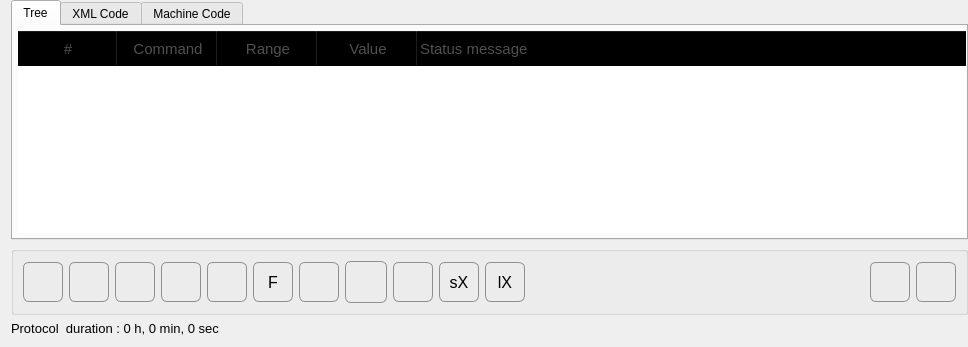
              <widget class="QWidget" name="page_2">
               <layout class="QVBoxLayout" name="verticalLayout_4">
                <property name="topMargin">
                 <number>0</number>
                </property>
                <property name="rightMargin">
                 <number>0</number>
                </property>
                <item>
                 <widget class="QTabWidget" name="tabWidget_editor">
                  <property name="sizePolicy">
                   <sizepolicy hsizetype="Expanding" vsizetype="Expanding">
                    <horstretch>0</horstretch>
                    <verstretch>0</verstretch>
                   </sizepolicy>
                  </property>
                  <property name="minimumSize">
                   <size>
                    <width>0</width>
                    <height>233</height>
                   </size>
                  </property>
                  <property name="styleSheet">
                   <string notr="true">QGroupBox { 
     border: 2px solid  rgb(250, 250, 250); ; 
     border-radius: 10px; 
    color: rgb( 250, 250, 250);
    background-color: rgb(250, 250, 250);

 } </string>
                  </property>
                  <property name="currentIndex">
                   <number>0</number>
                  </property>
                  <widget class="QWidget" name="tabWidgetPage_editorTree">
                   <attribute name="title">
                    <string>Tree</string>
                   </attribute>
                   <layout class="QGridLayout" name="gridLayout_20">
                    <property name="leftMargin">
                     <number>5</number>
                    </property>
                    <property name="topMargin">
                     <number>5</number>
                    </property>
                    <property name="rightMargin">
                     <number>0</number>
                    </property>
                    <property name="bottomMargin">
                     <number>5</number>
                    </property>
                    <item row="0" column="2">
                     <widget class="QTreeWidget" name="treeWidget_macroTable">
                      <property name="font">
                       <font>
                        <pointsize>11</pointsize>
                       </font>
                      </property>
                      <property name="accessibleDescription">
                       <string notr="true"/>
                      </property>
                      <property name="styleSheet">
                       <string notr="true">QTreeView {
    show-decoration-selected: 1;
	color: rgb(80, 80, 80);
}

QScrollBar::vertical {
	/*width: 40px;*/
}

QTreeView QHeaderView:section
{
    font-size:11pt;
    height:35px;
    color: rgb(80, 80, 80);
    background-color: transparent;
}

QTreeView::item {
    border-top-color: transparent;
    border-bottom-color: transparent;
    border-right: 1px solid #dddddd;
    height:32px;
}

QTreeView::item:hover {
/*    background: qlineargradient(x1: 0, y1: 0, x2: 0, y2: 1, stop: 0 #f6f7fa, stop: 1 #F0F0FF);*/
    border: 1px solid #C0C0C0;
    background: qlineargradient(x1: 0, y1: 0, x2: 0, y2: 1, stop: 0 #C0C0C0, stop: 1 #C0C0C0);
}

QTreeView::item:selected {
    border: 1px solid #F0F0FF;
   color: rgb(20, 20, 20);
}

QTreeView::item:selected:active{
    border: 1px solid #C0C0C0;
    background: qlineargradient(x1: 0, y1: 0, x2: 0, y2: 1, stop: 0 #C0C0C0, stop: 1 #C0C0C0);
}

QTreeView::item:selected:!active {
       background: qlineargradient(x1: 0, y1: 0, x2: 0, y2: 1, stop: 0 #EEEEEE, stop: 1 #EEEEEE);
}

QComboBox {
    border: 1px solid gray;
    border-radius: 6px;
	border-color: rgb(170, 170, 170);
    min-width: 6em;
    height:32px;
	background-color: qlineargradient(x1: 0, y1: 0, x2: 0, y2: 1,
                                       stop: 0 #f6f7fa, stop: 1 #dadbde);
}

QComboBox:hover{
  background-color: qlineargradient(x1: 0, y1: 0, x2: 0, y2: 1,
                                       stop: 0 #f6f7fa, stop: 1 #F0F0FF);
 }

QComboBox::drop-down {
    subcontrol-origin: padding;
    subcontrol-position: top right;
    width: 23px;
    border-style:solid;
    border-left-color: darkgray;
    border-left-style: solid; /* just a single line */
    border-top-right-radius: 3px; /* same radius as the QComboBox */
    border-bottom-right-radius: 3px;
}


QComboBox::down-arrow {
    image: url(:/icons/comboDown.png);
    width: 15px;
}

QComboBox::down-arrow:on { /* shift the arrow when popup is open */
    top: 1px;
    left: 1px;
}

</string>
                      </property>
                      <property name="frameShape">
                       <enum>QFrame::Box</enum>
                      </property>
                      <property name="frameShadow">
                       <enum>QFrame::Raised</enum>
                      </property>
                      <property name="lineWidth">
                       <number>0</number>
                      </property>
                      <property name="midLineWidth">
                       <number>0</number>
                      </property>
                      <property name="autoScroll">
                       <bool>true</bool>
                      </property>
                      <property name="editTriggers">
                       <set>QAbstractItemView::CurrentChanged|QAbstractItemView::DoubleClicked|QAbstractItemView::EditKeyPressed|QAbstractItemView::SelectedClicked</set>
                      </property>
                      <property name="dragEnabled">
                       <bool>true</bool>
                      </property>
                      <property name="dragDropMode">
                       <enum>QAbstractItemView::NoDragDrop</enum>
                      </property>
                      <property name="defaultDropAction">
                       <enum>Qt::MoveAction</enum>
                      </property>
                      <property name="alternatingRowColors">
                       <bool>true</bool>
                      </property>
                      <property name="selectionMode">
                       <enum>QAbstractItemView::SingleSelection</enum>
                      </property>
                      <property name="selectionBehavior">
                       <enum>QAbstractItemView::SelectRows</enum>
                      </property>
                      <property name="textElideMode">
                       <enum>Qt::ElideNone</enum>
                      </property>
                      <property name="animated">
                       <bool>true</bool>
                      </property>
                      <property name="wordWrap">
                       <bool>true</bool>
                      </property>
                      <property name="headerHidden">
                       <bool>false</bool>
                      </property>
                      <property name="columnCount">
                       <number>5</number>
                      </property>
                      <column>
                       <property name="text">
                        <string>#</string>
                       </property>
                       <property name="textAlignment">
                        <set>AlignCenter</set>
                       </property>
                      </column>
                      <column>
                       <property name="text">
                        <string>Command</string>
                       </property>
                       <property name="textAlignment">
                        <set>AlignCenter</set>
                       </property>
                      </column>
                      <column>
                       <property name="text">
                        <string>Range</string>
                       </property>
                       <property name="textAlignment">
                        <set>AlignCenter</set>
                       </property>
                      </column>
                      <column>
                       <property name="text">
                        <string>Value</string>
                       </property>
                       <property name="textAlignment">
                        <set>AlignCenter</set>
                       </property>
                      </column>
                      <column>
                       <property name="text">
                        <string>Status message</string>
                       </property>
                       <property name="toolTip">
                        <string>The status message will be visualized in the status bar</string>
                       </property>
                       <property name="statusTip">
                        <string>The status message will be visualized in the status bar</string>
                       </property>
                       <property name="whatsThis">
                        <string>The status message will be visualized in the status bar</string>
                       </property>
                      </column>
                     </widget>
                    </item>
                   </layout>
                  </widget>
                  <widget class="QWidget" name="tabWidgetPage_editorXMLCode">
                   <attribute name="title">
                    <string>XML Code</string>
                   </attribute>
                   <layout class="QGridLayout" name="gridLayout_33">
                    <item row="0" column="0">
                     <widget class="QTextBrowser" name="textBrowser_XMLcode">
                      <property name="font">
                       <font>
                        <pointsize>11</pointsize>
                       </font>
                      </property>
                      <property name="frameShape">
                       <enum>QFrame::NoFrame</enum>
                      </property>
                      <property name="frameShadow">
                       <enum>QFrame::Sunken</enum>
                      </property>
                      <property name="readOnly">
                       <bool>false</bool>
                      </property>
                      <property name="textInteractionFlags">
                       <set>Qt::LinksAccessibleByKeyboard|Qt::LinksAccessibleByMouse|Qt::TextBrowserInteraction|Qt::TextEditable|Qt::TextSelectableByMouse</set>
                      </property>
                     </widget>
                    </item>
                   </layout>
                  </widget>
                  <widget class="QWidget" name="tabWidgetPage_editorMachineCode">
                   <attribute name="title">
                    <string>Machine Code</string>
                   </attribute>
                   <layout class="QGridLayout" name="gridLayout_34">
                    <item row="0" column="0">
                     <widget class="QTextBrowser" name="textBrowser_machineCode">
                      <property name="font">
                       <font>
                        <pointsize>11</pointsize>
                       </font>
                      </property>
                      <property name="frameShape">
                       <enum>QFrame::NoFrame</enum>
                      </property>
                     </widget>
                    </item>
                   </layout>
                  </widget>
                 </widget>
                </item>
                <item>
                 <widget class="QGroupBox" name="groupBox_13">
                  <property name="enabled">
                   <bool>true</bool>
                  </property>
                  <property name="minimumSize">
                   <size>
                    <width>0</width>
                    <height>0</height>
                   </size>
                  </property>
                  <property name="styleSheet">
                   <string notr="true"> QPushButton {
     border: 1px solid #8f8f91;
     border-radius: 6px;
     width: 40px;
     height: 40px;
     font-size: 16px;
     background-color: qlineargradient(x1: 0, y1: 0, x2: 0, y2: 1,
                                       stop: 0 #f6f7fa, stop: 1 #dadbde);

 }

 QPushButton:focus:pressed {
     background-color: qlineargradient(x1: 0, y1: 0, x2: 0, y2: 1,
                                       stop: 0 #F0F0FF, stop: 1 #f6f7fa);
 }


 QPushButton:focus:checked {
     background-color: qlineargradient(x1: 0, y1: 0, x2: 0, y2: 1,
                                       stop: 0 #dadbde, stop: 1 #dadbde);
 }


 QPushButton:hover {
     background-color: qlineargradient(x1: 0, y1: 0, x2: 0, y2: 1,
                                       stop: 0 #f6f7fa, stop: 1 #F0F0FF);
 }

QPushButton:disabled{ background-color: #CCCCCC; }

 QPushButton:flat {
     border: none; /* no border for a flat push button */
 }

 QPushButton:default {
     border-color: navy; /* make the default button prominent */
 }</string>
                  </property>
                  <property name="title">
                   <string/>
                  </property>
                  <layout class="QHBoxLayout" name="horizontalLayout_4">
                   <item>
                    <widget class="QPushButton" name="pushButton_addMacroCommand">
                     <property name="enabled">
                      <bool>true</bool>
                     </property>
                     <property name="minimumSize">
                      <size>
                       <width>40</width>
                       <height>40</height>
                      </size>
                     </property>
                     <property name="maximumSize">
                      <size>
                       <width>40</width>
                       <height>40</height>
                      </size>
                     </property>
                     <property name="font">
                      <font>
                       <pointsize>-1</pointsize>
                      </font>
                     </property>
                     <property name="toolTip">
                      <string>Add new command</string>
                     </property>
                     <property name="statusTip">
                      <string>Add new command</string>
                     </property>
                     <property name="whatsThis">
                      <string>Add new command</string>
                     </property>
                     <property name="text">
                      <string/>
                     </property>
                     <property name="icon">
                      <iconset resource="resources.qrc">
                       <normaloff>:/icons/plus.png</normaloff>:/icons/plus.png</iconset>
                     </property>
                     <property name="iconSize">
                      <size>
                       <width>20</width>
                       <height>20</height>
                      </size>
                     </property>
                    </widget>
                   </item>
                   <item>
                    <widget class="QPushButton" name="pushButton_removeMacroCommand">
                     <property name="enabled">
                      <bool>true</bool>
                     </property>
                     <property name="minimumSize">
                      <size>
                       <width>40</width>
                       <height>40</height>
                      </size>
                     </property>
                     <property name="maximumSize">
                      <size>
                       <width>40</width>
                       <height>40</height>
                      </size>
                     </property>
                     <property name="font">
                      <font>
                       <pointsize>-1</pointsize>
                      </font>
                     </property>
                     <property name="toolTip">
                      <string>Remove command</string>
                     </property>
                     <property name="statusTip">
                      <string>Remove command</string>
                     </property>
                     <property name="whatsThis">
                      <string>Remove command</string>
                     </property>
                     <property name="text">
                      <string/>
                     </property>
                     <property name="icon">
                      <iconset resource="resources.qrc">
                       <normaloff>:/icons/minus.png</normaloff>:/icons/minus.png</iconset>
                     </property>
                     <property name="iconSize">
                      <size>
                       <width>25</width>
                       <height>25</height>
                      </size>
                     </property>
                    </widget>
                   </item>
                   <item>
                    <widget class="QPushButton" name="pushButton_moveUp">
                     <property name="enabled">
                      <bool>true</bool>
                     </property>
                     <property name="minimumSize">
                      <size>
                       <width>40</width>
                       <height>40</height>
                      </size>
                     </property>
                     <property name="maximumSize">
                      <size>
                       <width>40</width>
                       <height>40</height>
                      </size>
                     </property>
                     <property name="font">
                      <font>
                       <pointsize>-1</pointsize>
                      </font>
                     </property>
                     <property name="toolTip">
                      <string>Move up</string>
                     </property>
                     <property name="statusTip">
                      <string>Move up</string>
                     </property>
                     <property name="whatsThis">
                      <string>Move up</string>
                     </property>
                     <property name="text">
                      <string/>
                     </property>
                     <property name="icon">
                      <iconset resource="resources.qrc">
                       <normaloff>:/icons/upArrow.png</normaloff>:/icons/upArrow.png</iconset>
                     </property>
                     <property name="iconSize">
                      <size>
                       <width>20</width>
                       <height>20</height>
                      </size>
                     </property>
                    </widget>
                   </item>
                   <item>
                    <widget class="QPushButton" name="pushButton_moveDown">
                     <property name="enabled">
                      <bool>true</bool>
                     </property>
                     <property name="minimumSize">
                      <size>
                       <width>40</width>
                       <height>40</height>
                      </size>
                     </property>
                     <property name="maximumSize">
                      <size>
                       <width>40</width>
                       <height>40</height>
                      </size>
                     </property>
                     <property name="font">
                      <font>
                       <pointsize>-1</pointsize>
                      </font>
                     </property>
                     <property name="toolTip">
                      <string>Move down</string>
                     </property>
                     <property name="statusTip">
                      <string>Move down</string>
                     </property>
                     <property name="whatsThis">
                      <string>Move down</string>
                     </property>
                     <property name="text">
                      <string/>
                     </property>
                     <property name="icon">
                      <iconset resource="resources.qrc">
                       <normaloff>:/icons/downArrow.png</normaloff>:/icons/downArrow.png</iconset>
                     </property>
                     <property name="iconSize">
                      <size>
                       <width>20</width>
                       <height>20</height>
                      </size>
                     </property>
                    </widget>
                   </item>
                   <item>
                    <widget class="QPushButton" name="pushButton_loop">
                     <property name="enabled">
                      <bool>true</bool>
                     </property>
                     <property name="minimumSize">
                      <size>
                       <width>40</width>
                       <height>40</height>
                      </size>
                     </property>
                     <property name="maximumSize">
                      <size>
                       <width>40</width>
                       <height>40</height>
                      </size>
                     </property>
                     <property name="toolTip">
                      <string>&lt;html&gt;&lt;head/&gt;&lt;body&gt;&lt;p&gt;Add a new loop&lt;/p&gt;&lt;/body&gt;&lt;/html&gt;</string>
                     </property>
                     <property name="text">
                      <string/>
                     </property>
                     <property name="icon">
                      <iconset resource="resources.qrc">
                       <normaloff>:/icons/loop.png</normaloff>:/icons/loop.png</iconset>
                     </property>
                     <property name="iconSize">
                      <size>
                       <width>30</width>
                       <height>30</height>
                      </size>
                     </property>
                    </widget>
                   </item>
                   <item>
                    <widget class="QPushButton" name="pushButton_addFunction">
                     <property name="minimumSize">
                      <size>
                       <width>40</width>
                       <height>40</height>
                      </size>
                     </property>
                     <property name="maximumSize">
                      <size>
                       <width>40</width>
                       <height>40</height>
                      </size>
                     </property>
                     <property name="text">
                      <string>F</string>
                     </property>
                    </widget>
                   </item>
                   <item>
                    <widget class="QPushButton" name="pushButton_plusIndent">
                     <property name="enabled">
                      <bool>true</bool>
                     </property>
                     <property name="minimumSize">
                      <size>
                       <width>40</width>
                       <height>40</height>
                      </size>
                     </property>
                     <property name="maximumSize">
                      <size>
                       <width>40</width>
                       <height>40</height>
                      </size>
                     </property>
                     <property name="toolTip">
                      <string>Add new command in the loop</string>
                     </property>
                     <property name="statusTip">
                      <string>Add new command in the loop</string>
                     </property>
                     <property name="whatsThis">
                      <string>Add new command in the loop</string>
                     </property>
                     <property name="text">
                      <string/>
                     </property>
                     <property name="icon">
                      <iconset resource="resources.qrc">
                       <normaloff>:/icons/indentPlus.png</normaloff>:/icons/indentPlus.png</iconset>
                     </property>
                     <property name="iconSize">
                      <size>
                       <width>25</width>
                       <height>25</height>
                      </size>
                     </property>
                    </widget>
                   </item>
                   <item>
                    <widget class="QPushButton" name="pushButton_duplicateLine">
                     <property name="enabled">
                      <bool>true</bool>
                     </property>
                     <property name="toolTip">
                      <string>Duplicate command</string>
                     </property>
                     <property name="statusTip">
                      <string>duplicate command</string>
                     </property>
                     <property name="whatsThis">
                      <string>duplicate command</string>
                     </property>
                     <property name="text">
                      <string/>
                     </property>
                     <property name="icon">
                      <iconset resource="resources.qrc">
                       <normaloff>:/icons/duplicate.png</normaloff>:/icons/duplicate.png</iconset>
                     </property>
                     <property name="iconSize">
                      <size>
                       <width>30</width>
                       <height>30</height>
                      </size>
                     </property>
                    </widget>
                   </item>
                   <item>
                    <widget class="QPushButton" name="pushButton_clearCommands">
                     <property name="enabled">
                      <bool>true</bool>
                     </property>
                     <property name="minimumSize">
                      <size>
                       <width>40</width>
                       <height>40</height>
                      </size>
                     </property>
                     <property name="maximumSize">
                      <size>
                       <width>40</width>
                       <height>40</height>
                      </size>
                     </property>
                     <property name="font">
                      <font>
                       <pointsize>-1</pointsize>
                      </font>
                     </property>
                     <property name="toolTip">
                      <string>Clear all commands</string>
                     </property>
                     <property name="statusTip">
                      <string>Clear all commands</string>
                     </property>
                     <property name="whatsThis">
                      <string>Clear all commands</string>
                     </property>
                     <property name="text">
                      <string/>
                     </property>
                     <property name="icon">
                      <iconset resource="resources.qrc">
                       <normaloff>:/icons/clearAll.png</normaloff>:/icons/clearAll.png</iconset>
                     </property>
                     <property name="iconSize">
                      <size>
                       <width>30</width>
                       <height>30</height>
                      </size>
                     </property>
                    </widget>
                   </item>
                   <item>
                    <widget class="QPushButton" name="pushButton_saveXML">
                     <property name="minimumSize">
                      <size>
                       <width>40</width>
                       <height>40</height>
                      </size>
                     </property>
                     <property name="maximumSize">
                      <size>
                       <width>40</width>
                       <height>40</height>
                      </size>
                     </property>
                     <property name="text">
                      <string>sX</string>
                     </property>
                    </widget>
                   </item>
                   <item>
                    <widget class="QPushButton" name="pushButton_loadXML">
                     <property name="minimumSize">
                      <size>
                       <width>40</width>
                       <height>40</height>
                      </size>
                     </property>
                     <property name="maximumSize">
                      <size>
                       <width>40</width>
                       <height>40</height>
                      </size>
                     </property>
                     <property name="text">
                      <string>lX</string>
                     </property>
                    </widget>
                   </item>
                   <item>
                    <spacer name="horizontalSpacer_10">
                     <property name="orientation">
                      <enum>Qt::Horizontal</enum>
                     </property>
                     <property name="sizeHint" stdset="0">
                      <size>
                       <width>339</width>
                       <height>20</height>
                      </size>
                     </property>
                    </spacer>
                   </item>
                   <item>
                    <widget class="QPushButton" name="pushButton_undo">
                     <property name="enabled">
                      <bool>true</bool>
                     </property>
                     <property name="minimumSize">
                      <size>
                       <width>40</width>
                       <height>40</height>
                      </size>
                     </property>
                     <property name="maximumSize">
                      <size>
                       <width>40</width>
                       <height>40</height>
                      </size>
                     </property>
                     <property name="font">
                      <font>
                       <pointsize>-1</pointsize>
                      </font>
                     </property>
                     <property name="toolTip">
                      <string>&lt;html&gt;&lt;head/&gt;&lt;body&gt;&lt;p&gt;&lt;span style=&quot; font-size:10pt;&quot;&gt;Undo command&lt;/span&gt;&lt;/p&gt;&lt;/body&gt;&lt;/html&gt;</string>
                     </property>
                     <property name="statusTip">
                      <string>Clear all commands</string>
                     </property>
                     <property name="whatsThis">
                      <string>Clear all commands</string>
                     </property>
                     <property name="text">
                      <string/>
                     </property>
                     <property name="icon">
                      <iconset resource="resources.qrc">
                       <normaloff>:/icons/undo.png</normaloff>:/icons/undo.png</iconset>
                     </property>
                     <property name="iconSize">
                      <size>
                       <width>30</width>
                       <height>30</height>
                      </size>
                     </property>
                     <property name="checkable">
                      <bool>false</bool>
                     </property>
                    </widget>
                   </item>
                   <item>
                    <widget class="QPushButton" name="pushButton_redo">
                     <property name="enabled">
                      <bool>true</bool>
                     </property>
                     <property name="minimumSize">
                      <size>
                       <width>40</width>
                       <height>40</height>
                      </size>
                     </property>
                     <property name="maximumSize">
                      <size>
                       <width>40</width>
                       <height>40</height>
                      </size>
                     </property>
                     <property name="font">
                      <font>
                       <pointsize>-1</pointsize>
                      </font>
                     </property>
                     <property name="toolTip">
                      <string>&lt;html&gt;&lt;head/&gt;&lt;body&gt;&lt;p&gt;&lt;span style=&quot; font-size:10pt;&quot;&gt;Redo command&lt;/span&gt;&lt;/p&gt;&lt;/body&gt;&lt;/html&gt;</string>
                     </property>
                     <property name="statusTip">
                      <string>Clear all commands</string>
                     </property>
                     <property name="whatsThis">
                      <string>Clear all commands</string>
                     </property>
                     <property name="text">
                      <string/>
                     </property>
                     <property name="icon">
                      <iconset resource="resources.qrc">
                       <normaloff>:/icons/redo.png</normaloff>:/icons/redo.png</iconset>
                     </property>
                     <property name="iconSize">
                      <size>
                       <width>30</width>
                       <height>30</height>
                      </size>
                     </property>
                     <property name="checkable">
                      <bool>false</bool>
                     </property>
                    </widget>
                   </item>
                  </layout>
                 </widget>
                </item>
                <item>
                 <widget class="QLabel" name="label_protocolDuration">
                  <property name="minimumSize">
                   <size>
                    <width>300</width>
                    <height>0</height>
                   </size>
                  </property>
                  <property name="font">
                   <font>
                    <pointsize>10</pointsize>
                   </font>
                  </property>
                  <property name="text">
                   <string>Protocol  duration : 0 h, 0 min, 0 sec</string>
                  </property>
                 </widget>
                </item>
               </layout>
              </widget>
